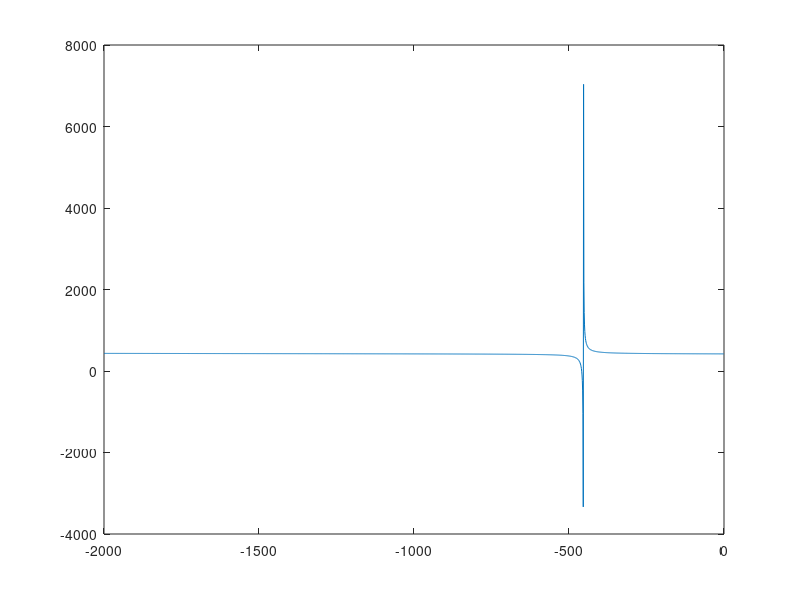

This figure's MATLAB source:
clear all;
clc;

for k = 1:2000
    kp(k) = -k;
    y(k) =  (- 0.0101*kp(k)^2 + 443.3308*kp(k) + 2.0565e+05)/(1.0793*kp(k) + 489.3136);
end

plot(kp,y)
    